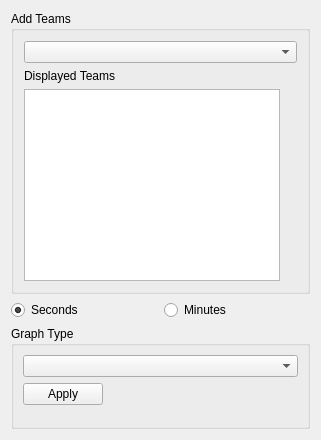
<?xml version="1.0" encoding="UTF-8"?>
<ui version="4.0">
    <class>Form</class>
    <widget class="QWidget" name="Form">
        <property name="geometry">
            <rect>
                <x>0</x>
                <y>0</y>
                <width>321</width>
                <height>440</height>
            </rect>
        </property>
        <property name="windowTitle">
            <string>Graphing Options</string>
        </property>
        <layout class="QGridLayout" name="gridLayout_3">
            <item row="0" column="0">
                <layout class="QGridLayout" name="gridLayout_2">
                    <item row="0" column="1">
                        <widget class="QGroupBox" name="groupBox_1">
                            <property name="title">
                                <string>Add Teams</string>
                            </property>
                            <layout class="QHBoxLayout" name="horizontalLayout_2">
                                <item>
                                    <layout class="QFormLayout" name="formLayout_2">
                                        <property name="leftMargin">
                                            <number>1</number>
                                        </property>
                                        <property name="topMargin">
                                            <number>1</number>
                                        </property>
                                        <property name="rightMargin">
                                            <number>1</number>
                                        </property>
                                        <property name="bottomMargin">
                                            <number>1</number>
                                        </property>
                                        <item row="1" column="0">
                                            <widget class="QLabel" name="label_2">
                                                <property name="text">
                                                    <string>Displayed Teams</string>
                                                </property>
                                            </widget>
                                        </item>
                                        <item row="2" column="0">
                                            <widget class="QListWidget" name="ChosenTeamList">
                                                <property name="sizePolicy">
                                                    <sizepolicy hsizetype="Expanding" vsizetype="Maximum">
                                                        <horstretch>0</horstretch>
                                                        <verstretch>0</verstretch>
                                                    </sizepolicy>
                                                </property>
                                                <property name="toolTip">
                                                    <string extracomment="Double click to remove team."/>
                                                </property>
                                                <property name="autoFillBackground">
                                                    <bool>false</bool>
                                                </property>
                                            </widget>
                                        </item>
                                        <item row="0" column="0" colspan="2">
                                            <widget class="QComboBox" name="TeamChoiceBox"/>
                                        </item>
                                    </layout>
                                </item>
                            </layout>
                        </widget>
                    </item>
                </layout>
            </item>
            <item row="2" column="0">
                <widget class="QGroupBox" name="groupBox_2">
                    <property name="title">
                        <string>Graph Type</string>
                    </property>
                    <layout class="QFormLayout" name="formLayout">
                        <item row="0" column="0" colspan="2">
                            <widget class="QComboBox" name="GraphTypes">
                                <property name="sizePolicy">
                                    <sizepolicy hsizetype="Preferred" vsizetype="Fixed">
                                        <horstretch>0</horstretch>
                                        <verstretch>0</verstretch>
                                    </sizepolicy>
                                </property>
                            </widget>
                        </item>
                        <item row="1" column="0">
                            <widget class="QDialogButtonBox" name="ApplyGraphBtn">
                                <property name="standardButtons">
                                    <set>QDialogButtonBox::Apply</set>
                                </property>
                            </widget>
                        </item>
                    </layout>
                </widget>
            </item>
            <item row="1" column="0">
                <layout class="QHBoxLayout" name="horizontalLayout_3">
                    <item>
                        <widget class="QRadioButton" name="SecondButton">
                            <property name="text">
                                <string>Seconds</string>
                            </property>
                            <property name="checked">
                                <bool>true</bool>
                            </property>
                        </widget>
                    </item>
                    <item>
                        <widget class="QRadioButton" name="MinuteButton">
                            <property name="text">
                                <string>Minutes</string>
                            </property>
                        </widget>
                    </item>
                </layout>
            </item>
        </layout>
    </widget>
    <resources/>
    <connections/>
</ui>
